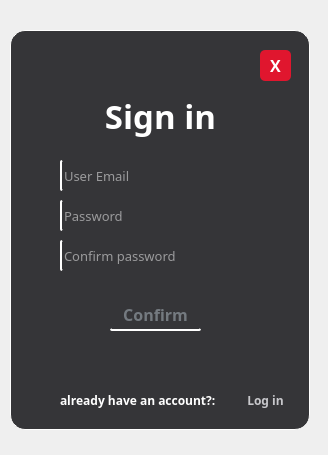
<?xml version="1.0" encoding="UTF-8"?>
<ui version="4.0">
 <class>signinwindow</class>
 <widget class="QWidget" name="signinwindow">
  <property name="geometry">
   <rect>
    <x>0</x>
    <y>0</y>
    <width>328</width>
    <height>455</height>
   </rect>
  </property>
  <property name="cursor">
   <cursorShape>ArrowCursor</cursorShape>
  </property>
  <property name="windowTitle">
   <string>Form</string>
  </property>
  <property name="styleSheet">
   <string notr="true"/>
  </property>
  <widget class="QWidget" name="widget" native="true">
   <property name="geometry">
    <rect>
     <x>10</x>
     <y>30</y>
     <width>300</width>
     <height>400</height>
    </rect>
   </property>
   <property name="styleSheet">
    <string notr="true">QWidget {
background-color: #353538;
border: none;
border-radius: 15px;
border: 1px solid white;
}</string>
   </property>
   <widget class="QLabel" name="lbl_Login">
    <property name="geometry">
     <rect>
      <x>20</x>
      <y>60</y>
      <width>261</width>
      <height>51</height>
     </rect>
    </property>
    <property name="font">
     <font>
      <family>Cascadia Code SemiBold</family>
      <pointsize>25</pointsize>
      <bold>true</bold>
      <hintingpreference>PreferDefaultHinting</hintingpreference>
     </font>
    </property>
    <property name="layoutDirection">
     <enum>Qt::LayoutDirection::LeftToRight</enum>
    </property>
    <property name="styleSheet">
     <string notr="true">border:none;
color: white;</string>
    </property>
    <property name="text">
     <string>Sign in</string>
    </property>
    <property name="alignment">
     <set>Qt::AlignmentFlag::AlignCenter</set>
    </property>
   </widget>
   <widget class="QLineEdit" name="lbl_email">
    <property name="geometry">
     <rect>
      <x>50</x>
      <y>130</y>
      <width>201</width>
      <height>31</height>
     </rect>
    </property>
    <property name="font">
     <font>
      <family>Cascadia Mono SemiBold</family>
      <pointsize>10</pointsize>
      <hintingpreference>PreferDefaultHinting</hintingpreference>
     </font>
    </property>
    <property name="styleSheet">
     <string notr="true">QLineEdit{
color: white;
 border: none;
border-left: 2px solid white;
border-radius: 2px;
}

QLineEdit:focus {
border-left: 2px solid #747a80;
}</string>
    </property>
    <property name="text">
     <string/>
    </property>
    <property name="cursorPosition">
     <number>0</number>
    </property>
    <property name="alignment">
     <set>Qt::AlignmentFlag::AlignLeading|Qt::AlignmentFlag::AlignLeft|Qt::AlignmentFlag::AlignVCenter</set>
    </property>
    <property name="placeholderText">
     <string>User Email</string>
    </property>
   </widget>
   <widget class="QLineEdit" name="lbl_password">
    <property name="geometry">
     <rect>
      <x>50</x>
      <y>170</y>
      <width>201</width>
      <height>31</height>
     </rect>
    </property>
    <property name="font">
     <font>
      <family>Cascadia Mono SemiBold</family>
      <pointsize>10</pointsize>
      <bold>false</bold>
      <hintingpreference>PreferDefaultHinting</hintingpreference>
     </font>
    </property>
    <property name="styleSheet">
     <string notr="true">QLineEdit{
color: white;
 border: none;
border-left: 2px solid white;
border-radius: 2px;
}

QLineEdit:focus {
border-left: 2px solid #747a80;
}</string>
    </property>
    <property name="placeholderText">
     <string>Password</string>
    </property>
   </widget>
   <widget class="QPushButton" name="butt_Confirm">
    <property name="geometry">
     <rect>
      <x>100</x>
      <y>270</y>
      <width>91</width>
      <height>31</height>
     </rect>
    </property>
    <property name="font">
     <font>
      <family>Cascadia Mono SemiBold</family>
      <pointsize>12</pointsize>
      <bold>true</bold>
      <hintingpreference>PreferDefaultHinting</hintingpreference>
     </font>
    </property>
    <property name="cursor">
     <cursorShape>PointingHandCursor</cursorShape>
    </property>
    <property name="styleSheet">
     <string notr="true">QPushButton{
color: #747a80;
 border: none;
border-bottom: 2px solid white;
border-radius: 2px;
}

QPushButton:hover {
border-bottom: 2px solid #747a80;
margin: 3px 0 0 0;
color:white;
}</string>
    </property>
    <property name="text">
     <string>Confirm</string>
    </property>
   </widget>
   <widget class="QPushButton" name="switchToLogIn">
    <property name="geometry">
     <rect>
      <x>230</x>
      <y>360</y>
      <width>51</width>
      <height>20</height>
     </rect>
    </property>
    <property name="font">
     <font>
      <family>Cascadia Code SemiBold</family>
      <bold>true</bold>
     </font>
    </property>
    <property name="cursor">
     <cursorShape>PointingHandCursor</cursorShape>
    </property>
    <property name="layoutDirection">
     <enum>Qt::LayoutDirection::LeftToRight</enum>
    </property>
    <property name="styleSheet">
     <string notr="true">QPushButton {
border:none;
color:#c8c8cc;
}
QPushButton:hover{
border:none;
color:#ededf0;
padding: 0 0 2px 0;
}
</string>
    </property>
    <property name="text">
     <string>Log in</string>
    </property>
   </widget>
   <widget class="QLabel" name="label">
    <property name="geometry">
     <rect>
      <x>50</x>
      <y>360</y>
      <width>171</width>
      <height>20</height>
     </rect>
    </property>
    <property name="font">
     <font>
      <family>Cascadia Code SemiBold</family>
      <bold>true</bold>
     </font>
    </property>
    <property name="styleSheet">
     <string notr="true">border:none;
color:white;</string>
    </property>
    <property name="text">
     <string>already have an account?:</string>
    </property>
   </widget>
   <widget class="QPushButton" name="btn_close">
    <property name="geometry">
     <rect>
      <x>250</x>
      <y>20</y>
      <width>31</width>
      <height>31</height>
     </rect>
    </property>
    <property name="font">
     <font>
      <family>Arial Black</family>
      <pointsize>12</pointsize>
      <bold>true</bold>
      <hintingpreference>PreferDefaultHinting</hintingpreference>
     </font>
    </property>
    <property name="cursor">
     <cursorShape>PointingHandCursor</cursorShape>
    </property>
    <property name="styleSheet">
     <string notr="true">QPushButton{
border-radius: 5px;
background-color:#e0162e;
color:white;
border:none;
}

QPushButton:hover{
background-color:#f24b4b;

}


</string>
    </property>
    <property name="text">
     <string>X</string>
    </property>
   </widget>
   <widget class="QLineEdit" name="lbl_conf_password">
    <property name="geometry">
     <rect>
      <x>50</x>
      <y>210</y>
      <width>201</width>
      <height>31</height>
     </rect>
    </property>
    <property name="font">
     <font>
      <family>Cascadia Mono SemiBold</family>
      <pointsize>10</pointsize>
      <bold>false</bold>
      <hintingpreference>PreferDefaultHinting</hintingpreference>
     </font>
    </property>
    <property name="styleSheet">
     <string notr="true">QLineEdit{
color: white;
 border: none;
border-left: 2px solid white;
border-radius: 2px;
}

QLineEdit:focus {
border-left: 2px solid #747a80;
}</string>
    </property>
    <property name="placeholderText">
     <string>Confirm password</string>
    </property>
   </widget>
  </widget>
 </widget>
 <resources/>
 <connections/>
</ui>
